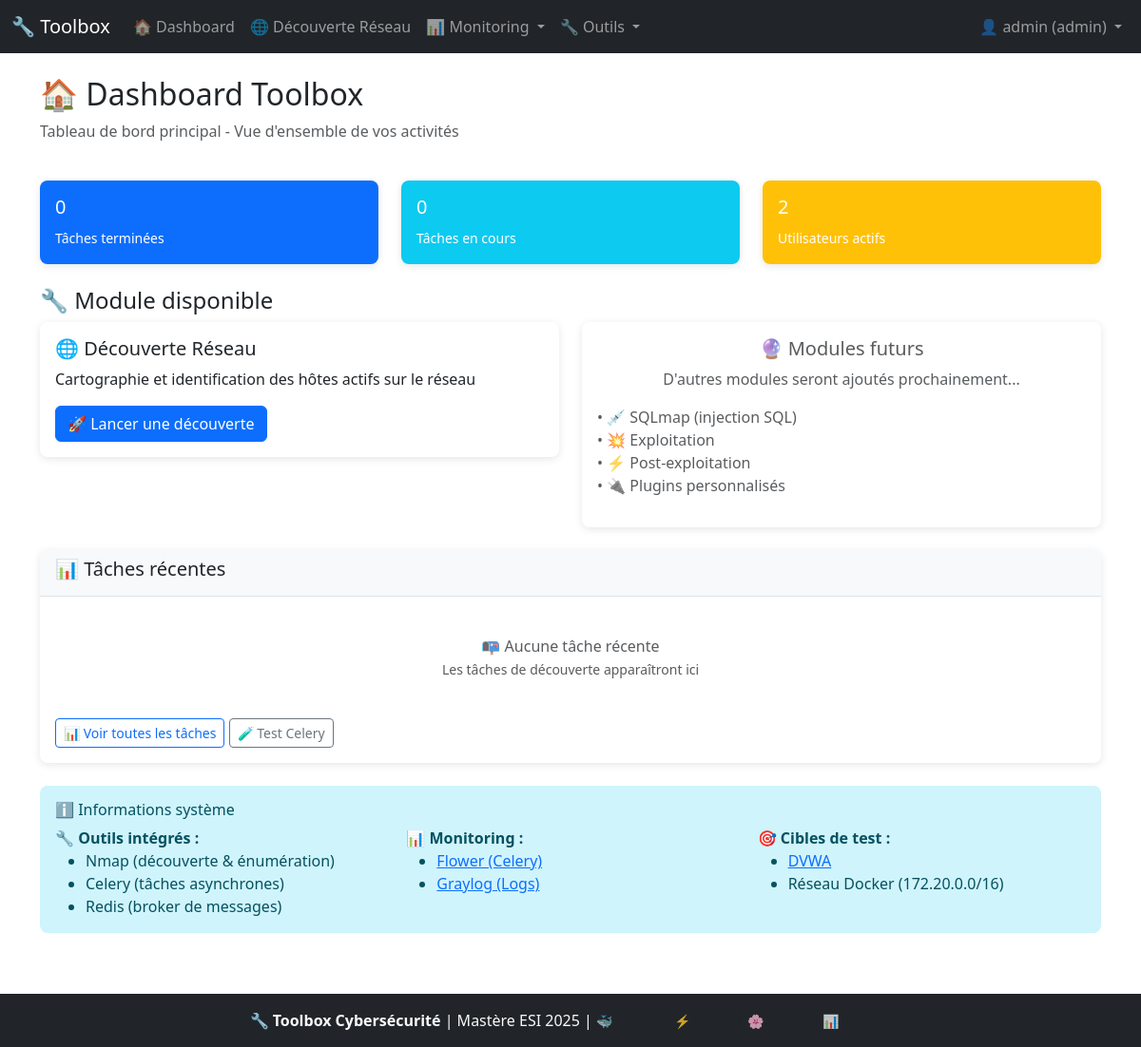
The page /dashboard (signed in) on the database as committed earlier.
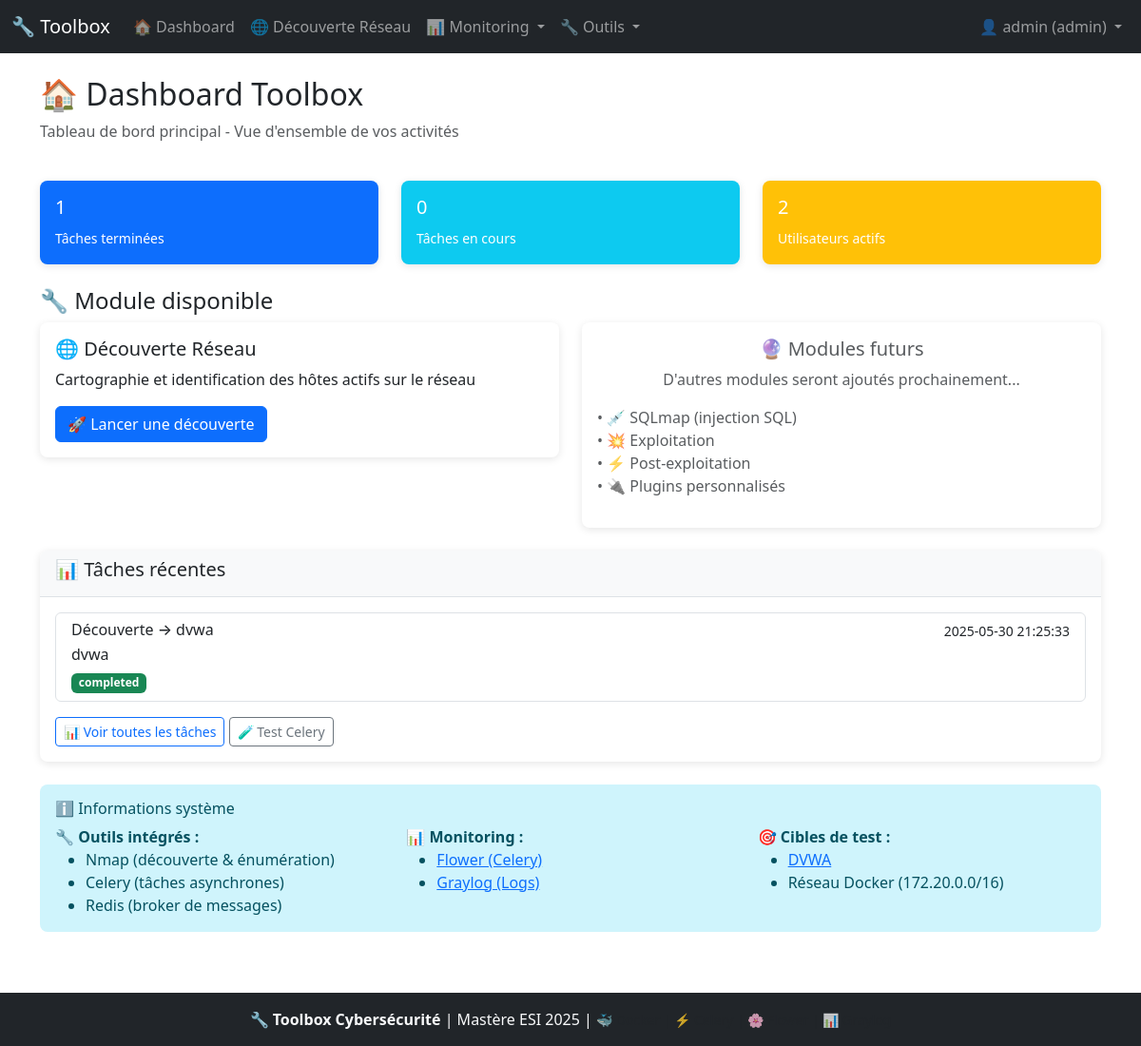
The same page on the database as committed later.
### tables this page shows
CREATE TABLE tasks (
                    id INTEGER PRIMARY KEY AUTOINCREMENT,
                    task_id TEXT UNIQUE NOT NULL,
                    task_name TEXT NOT NULL,
                    task_type TEXT NOT NULL,
                    target TEXT,
                    status TEXT DEFAULT 'pending',
                    progress INTEGER DEFAULT 0,
                    user_id INTEGER,
                    started_at TIMESTAMP DEFAULT CURRENT_TIMESTAMP,
                    completed_at TIMESTAMP,
                    result_summary TEXT,
                    error_message TEXT,
                    raw_output TEXT,
                    hidden BOOLEAN DEFAULT 0,
                    FOREIGN KEY (user_id) REFERENCES users (id)
                );

### api/main.py (the view)
@main_bp.route('/dashboard')
@login_required
def dashboard():
    try:
        stats = current_app.db.get_stats()
        user_id = session.get('user_id')
        user_role = session.get('role')
        if user_role == 'admin':
            recent_tasks = current_app.db.get_tasks(limit=5)
        else:
            recent_tasks = current_app.db.get_tasks(user_id=user_id, limit=5)
        return render_template('dashboard/dashboard.html',
                             stats=stats or {},
                             recent_tasks=recent_tasks or [])
    except Exception as e:
        logger.error(f"Erreur dashboard: {e}")
        return render_template('dashboard/dashboard.html',
                             stats={},
                             recent_tasks=[])

### app.py (called while the page is built)
def register_template_helpers(app):
    @app.context_processor
    def inject_user():
        return {
            'current_user': app.auth.get_current_user(),
            'app_name': 'Toolbox Cybersécurité',
            'app_version': '2.0'
        }

### auth.py (called while the page is built)
def login_required(f):
    @wraps(f)
    def decorated_function(*args, **kwargs):
        if 'user_id' not in session:
            if request.is_json:
                return jsonify({'error': 'Authentication required'}), 401
            else:
                flash('Connexion requise', 'warning')
                return redirect(url_for('main.login'))
        return f(*args, **kwargs)
    return decorated_function

    def get_current_user(self) -> dict:
        return {
            'id': session.get('user_id'),
            'username': session.get('username'),
            'role': session.get('role'),
            'is_authenticated': 'user_id' in session
        }

### database.py (called while the page is built)
    @contextmanager
    def get_connection(self):
        conn = sqlite3.connect(self.db_path)
        conn.row_factory = sqlite3.Row  # Retourner des dict
        try:
            yield conn
        except Exception as e:
            conn.rollback()
            logger.error(f"Erreur base de données: {e}")
            raise
        finally:
            conn.close()

    def get_tasks(self, user_id: int = None, include_hidden: bool = False,
                  limit: int = 50) -> List[Dict]:
        with self.get_connection() as conn:
            cursor = conn.cursor()
            conditions = []
            params = []
            if not include_hidden:
                conditions.append('hidden = 0')
            if user_id:
                conditions.append('user_id = ?')
                params.append(user_id)
            where_clause = f"WHERE {' AND '.join(conditions)}" if conditions else ""
            cursor.execute(f'''
                SELECT t.*, u.username
                FROM tasks t
                LEFT JOIN users u ON t.user_id = u.id
                {where_clause}
                ORDER BY t.started_at DESC
                LIMIT ?
            ''', params + [limit])
            return [dict(row) for row in cursor.fetchall()]

### templates/dashboard/dashboard.html (shortened to what this page needs)
{% extends "base.html" %}
{% block content %}
<div class="row mb-4">
  <div class="col-md-12">
    <h2>🏠 Dashboard Toolbox</h2>
    <p class="text-muted">Tableau de bord principal - Vue d'ensemble de vos activités</p>
  </div>
</div>
<div class="row mb-4">
  <div class="col-md-4">
    <div class="card bg-primary text-white">
      <div class="card-body">
        <h5>{{ stats.get('tasks', {}).get('completed', 0) }}</h5>
        <small>Tâches terminées</small>
      </div>
    </div>
  </div>
  <div class="col-md-4">
    <div class="card bg-info text-white">
      <div class="card-body">
        <h5>{{ stats.get('tasks', {}).get('running', 0) }}</h5>
        <small>Tâches en cours</small>
      </div>
    </div>
  </div>
  <div class="col-md-4">
    <div class="card bg-warning text-white">
      <div class="card-body">
        <h5>{{ stats.get('active_users', 0) }}</h5>
        <small>Utilisateurs actifs</small>
      </div>
    </div>
  </div>
</div>
<div class="row mb-4">
  <div class="col-md-12">
    <h4>🔧 Module disponible</h4>
  </div>
  <div class="col-md-6">
    <div class="card">
      <div class="card-body">
        <h5 class="card-title">🌐 Découverte Réseau</h5>
        <p class="card-text">Cartographie et identification des hôtes actifs sur le réseau</p>
        <a href="{{ url_for('modules.network_discovery') }}" class="btn btn-primary">🚀 Lancer une découverte</a>
      </div>
    </div>
  </div>
  <div class="col-md-6">
    <div class="card border-secondary">
      <div class="card-body text-center">
        <h5 class="card-title text-muted">🔮 Modules futurs</h5>
        <p class="card-text text-muted">D'autres modules seront ajoutés prochainement...</p>
        <ul class="list-unstyled text-start">
          <li class="text-muted">• 💉 SQLmap (injection SQL)</li>
          <li class="text-muted">• 💥 Exploitation</li>
          <li class="text-muted">• ⚡ Post-exploitation</li>
          <li class="text-muted">• 🔌 Plugins personnalisés</li>
        </ul>
      </div>
    </div>
  </div>
</div>
<div class="row">
  <div class="col-md-12">
    <div class="card">
      <div class="card-header">
        <h5>📊 Tâches récentes</h5>
      </div>
      <div class="card-body">
        {% if recent_tasks and recent_tasks|length > 0 %}
          <div class="list-group">
            {% for task in recent_tasks %}
            <div class="list-group-item">
              <div class="d-flex w-100 justify-content-between">
                <h6 class="mb-1">{{ task.task_name or 'Tâche sans nom' }}</h6>
                <small>{{ task.started_at or 'Date inconnue' }}</small>
              </div>
              <p class="mb-1">{{ task.target or 'N/A' }}</p>
              <small class="badge bg-{{ 'success' if task.status == 'completed' else 'primary' if task.status == 'running' else 'danger' }}">
                {{ task.status or 'unknown' }}
              </small>
            </div>
            {% endfor %}
          </div>
        {% else %}
          <div class="text-center text-muted py-4">
            📭 Aucune tâche récente
            <br><small>Les tâches de découverte apparaîtront ici</small>
          </div>
        {% endif %}
        <div class="mt-3">
          <a href="{{ url_for('tasks.tasks_dashboard') }}" class="btn btn-outline-primary btn-sm">📊 Voir toutes les tâches</a>
          <a href="{{ url_for('tasks.test_task_page') }}" class="btn btn-outline-secondary btn-sm">🧪 Test Celery</a>
        </div>
      </div>
    </div>
  </div>
</div>
<div class="row mt-4">
  <div class="col-md-12">
    <div class="alert alert-info">
      <h6>ℹ️ Informations système</h6>
      <div class="row">
        <div class="col-md-4">
          <strong>🔧 Outils intégrés :</strong>
          <ul class="mb-0">
            <li>Nmap (découverte & énumération)</li>
            <li>Celery (tâches asynchrones)</li>
            <li>Redis (broker de messages)</li>
          </ul>
        </div>
        <div class="col-md-4">
          <strong>📊 Monitoring :</strong>
          <ul class="mb-0">
            <li><a href="http://localhost:5555" target="_blank">Flower (Celery)</a></li>
            <li><a href="http://localhost:9000" target="_blank">Graylog (Logs)</a></li>
          </ul>
        </div>
        <div class="col-md-4">
          <strong>🎯 Cibles de test :</strong>
          <ul class="mb-0">
            <li><a href="http://localhost:8080" target="_blank">DVWA</a></li>
            <li>Réseau Docker (172.20.0.0/16)</li>
          </ul>
        </div>
      </div>
    </div>
  </div>
</div>
{% endblock %}

### templates/base.html (shortened to what this page needs)
<!DOCTYPE html>
<html lang="fr">
<head>
  <link href="https://cdn.jsdelivr.net/npm/bootstrap@5.3.0/dist/css/bootstrap.min.css" rel="stylesheet">
</head>
<body>
  <nav class="navbar navbar-expand-lg navbar-dark bg-dark">
    <div class="container-fluid">
      <a class="navbar-brand" href="{{ url_for('main.dashboard') }}">🔧 Toolbox</a>
      <div class="collapse navbar-collapse justify-content-between">
        <ul class="navbar-nav me-auto">
          {% if current_user and current_user.is_authenticated %}
            <li class="nav-item"><a class="nav-link" href="{{ url_for('main.dashboard') }}">🏠 Dashboard</a></li>
            <li class="nav-item"><a class="nav-link" href="{{ url_for('modules.network_discovery') }}">🌐 Découverte Réseau</a></li>
            <li class="nav-item dropdown">
              <a class="nav-link dropdown-toggle" href="#" role="button" data-bs-toggle="dropdown">
                📊 Monitoring
              </a>
            </li>
            <li class="nav-item dropdown">
              <a class="nav-link dropdown-toggle" href="#" role="button" data-bs-toggle="dropdown">
                🔧 Outils
              </a>
            </li>
          {% endif %}
        </ul>
        <ul class="navbar-nav">
          {% if current_user and current_user.is_authenticated %}
            <li class="nav-item dropdown">
              <a class="nav-link dropdown-toggle" href="#" role="button" data-bs-toggle="dropdown">
                👤 {{ current_user.username }} ({{ current_user.role }})
              </a>
            </li>
          {% else %}
            <li class="nav-item"><a class="nav-link" href="{{ url_for('main.login') }}">🔑 Login</a></li>
          {% endif %}
        </ul>
      </div>
    </div>
  </nav>
  <div class="container mt-4">
    {% block content %}{% endblock %}
  </div>
  <footer class="bg-dark text-light text-center py-3 mt-5">
    <div class="container">
      <p class="mb-0">
        🔧 <strong>Toolbox Cybersécurité</strong> |
        Mastère ESI 2025 |
        <small class="text-muted">
          🐳 Docker | ⚡ Celery | 🌸 Flower | 📊 Graylog
        </small>
      </p>
    </div>
  </footer>
</body>
</html>

### templates/base.html (style rules this page uses)
.navbar-nav .nav-link { transition: color 0.15s ease-in-out; }
footer { margin-top: auto; }
body { min-height: 100vh; display: flex; flex-direction: column; }
.container { flex: 1; }
.alert { border: none; border-radius: 8px; }
.card { border: none; box-shadow: 0 2px 8px rgba(0,0,0,0.1); border-radius: 8px; }
.card-header { background-color: #f8f9fa; border-bottom: 1px solid #dee2e6; border-radius: 8px 8px 0 0 !important; }

Rows that differ between the two databases and show on the page:
added tasks: task_name "Découverte → dvwa", started_at "2025-05-30 21:25:33", target "dvwa", status "completed"
Other text that changed with them:
{{ stats.get('tasks', {}).get('completed', 0) }}: "0" → "1"
text no longer shown: "📭 Aucune tâche récente Les tâches de découverte apparaîtront ici"
